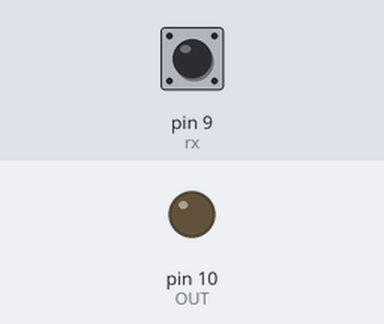
Simulated run of this sketch. Board: Arduino Uno, built with avr-gcc and run on an emulated ATmega328P. On the bench: output pins drawn as LEDs (lit = HIGH). The inputs (shaded band) are chosen by the test bench; at power-on: pin 9 (rx) LOW. Pins used as bus, display or sensor lines are not drawn; what the sketch prints to the serial monitor is not drawn.

Above: at 1.2 s.
1.3 s: pin 9 (rx) driven HIGH
At 2.2 s:
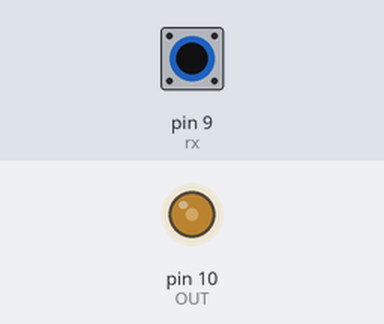
2.8 s: pin 9 (rx) driven LOW
At 3.8 s:
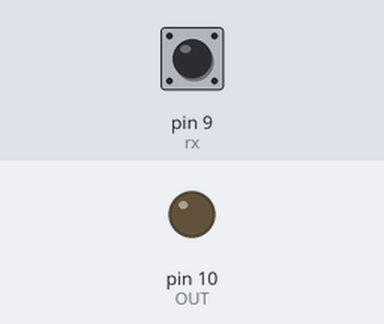
4.3 s: pin 9 (rx) pulsed HIGH 2 times (0.12 s each, 0.3 s apart)
At 4.55 s:
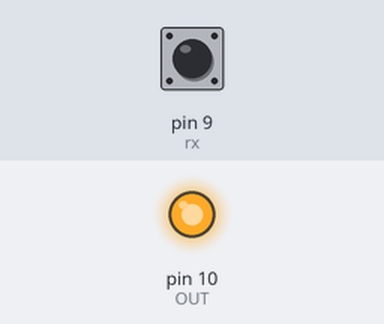
6.4 s: pin 9 (rx) pulsed HIGH 5 times (0.12 s each, 0.3 s apart)
At 8.5 s:
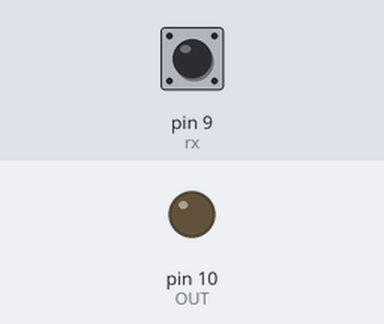
Timing chart, 0 to 10.0 s (numbered marks = the images above; inputs shaded):
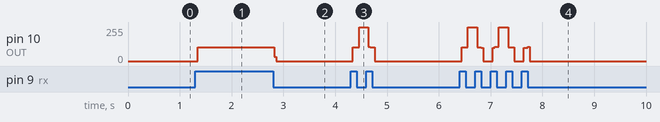

Measured:
- after the input at 1.3 s, pin 10 (OUT): 0/255 → 103/255 after 0.05 s
- after the input at 2.8 s, pin 10 (OUT): 103/255 → 0/255 at once
- after the input at 4.3 s, pin 10 (OUT): 0/255 → 105/255 at once, → 255/255 0.12 s later, → 102/255 0.18 s later, → 0/255 0.12 s later

The sketch:

communication_trans2.ino
```cpp
int OUT = 10;
int tx = 11;
int rx = 9;

int x[] = {1,0,1,0,1,0,1,0};
int loo = 1;
void setup(){
  pinMode(OUT, OUTPUT);
  pinMode(tx, OUTPUT);
  pinMode(rx, INPUT);
  Serial.begin(9600);
}

void loop(){
  int flag = digitalRead(rx);
  for(int i=0;i<=7;i++){
    if(flag==1){
    digitalWrite(tx, HIGH);

    if(x[i]==0){
      digitalWrite(OUT, LOW);//sending 0
      Serial.print("0");
    }
    if(x[i]==1){
      digitalWrite(OUT, HIGH);//sending 1
      Serial.print("1");
    }
    digitalWrite(tx, LOW);
    loo = 1;
    while(loo==1){
      flag = digitalRead(rx);
      if(flag==1)
      loo = 0;
    }
    //digitalWrite(tx, LOW);
    }
  }
  Serial.print("  ");
}
```
